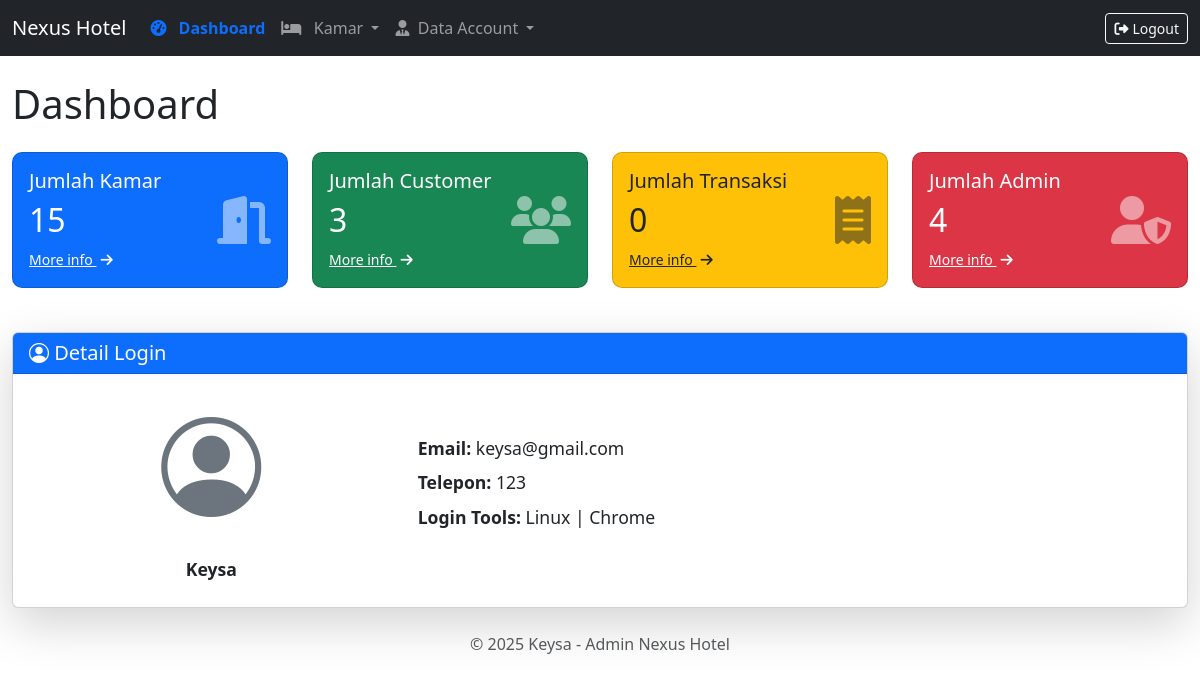
Page /admin/dashboard.php (signed in) on the committed database.
### tables this page shows
CREATE TABLE `cust` (
  `id_cust` int(12) NOT NULL,
  `username` varchar(255) NOT NULL,
  `email` varchar(255) NOT NULL,
  `password` varchar(255) NOT NULL,
  `no_hp` varchar(15) NOT NULL,
  `role` enum('customer','admin') DEFAULT 'customer'
);

### admin/dashboard.php (the view, shortened to what this page needs)
<?php
require_once '../koneksi.php';
$currentPage = 'dashboard';
$email = $_SESSION['email'] ?? '';
if ($email) {
    $stmt = $conn->prepare("SELECT * FROM cust WHERE email = ? AND role = 'admin' LIMIT 1");
    $stmt->bind_param("s", $email);
    $stmt->execute();
    $result = $stmt->get_result();
    $admin_data = $result->fetch_assoc();
}
$stats = [
    'kmr' => $conn->query("SELECT COUNT(*) FROM kmr")->fetch_row()[0],
    'cust' => $conn->query("SELECT COUNT(*) FROM cust WHERE role != 'admin'")->fetch_row()[0],
    'transaksi' => $conn->query("SELECT COUNT(*) FROM transaksi")->fetch_row()[0],
    'admin' => $conn->query("SELECT COUNT(*) FROM cust WHERE role = 'admin'")->fetch_row()[0]
];
?>
<!DOCTYPE html>
<html lang="en">
<head>
    <link href="https://cdn.jsdelivr.net/npm/bootstrap@5.3.0/dist/css/bootstrap.min.css" rel="stylesheet" />
    <link rel="stylesheet" href="https://cdnjs.cloudflare.com/ajax/libs/font-awesome/6.4.0/css/all.min.css" />
    <link rel="stylesheet" href="https://cdn.jsdelivr.net/npm/bootstrap-icons@1.10.5/font/bootstrap-icons.css">
</head>
<body>
    <nav class="navbar navbar-expand-lg navbar-dark bg-dark d-none d-lg-flex">
        <div class="container-fluid">
            <a class="navbar-brand" href="dashboard.php">Nexus Hotel</a>
            <div class="collapse navbar-collapse">
                <ul class="navbar-nav me-auto mb-2 mb-lg-0">
                    <li class="nav-item">
                        <a class="nav-link <?php if ($currentPage == 'dashboard')
                            echo 'active'; ?>" href="dashboard.php">
                            <i class="fas fa-tachometer-alt me-2"></i> Dashboard
                        </a>
                    </li>
                    <li class="nav-item dropdown">
                        <a class="nav-link dropdown-toggle <?php if ($currentPage == 'kamar' || $currentPage == 'tambah')
                            echo 'active'; ?>" data-bs-toggle="dropdown" href="#" role="button" aria-expanded="false">
                            <i class="fas fa-bed"></i> &nbsp; Kamar
                        </a>
                    </li>
                    <li class="nav-item dropdown">
                        <a class="nav-link dropdown-toggle <?php if ($currentPage == 'dtadmin' || $currentPage == 'dtcust')
                            echo 'active'; ?>" data-bs-toggle="dropdown" href="#" role="button" aria-expanded="false">
                            <i class="fas fa-user-tie"></i>&nbsp; Data Account
                        </a>
                    </li>
                </ul>
                <a href="../logout.php" class="btn btn-outline-light btn-sm"><i
                        class="fas fa-sign-out-alt me-1"></i>Logout</a>
            </div>
        </div>
    </nav>
    <main class="main-content py-4">
        <div class="container">
            <h1 class="mb-4">Dashboard</h1>
            <div class="row g-4">
                <div class="col-md-3">
                    <div class="card stat-card bg-primary text-white">
                        <div class="card-body d-flex justify-content-between align-items-center">
                            <div>
                                <h5>Jumlah Kamar</h5>
                                <h2><?= $stats['kmr'] ?></h2>
                                <a href="kamar.php" class="text-white small">More info <i
                                        class="fas fa-arrow-right ms-1"></i></a>
                            </div>
                            <i class="fas fa-door-open fa-3x opacity-50"></i>
                        </div>
                    </div>
                </div>
                <div class="col-md-3">
                    <div class="card stat-card bg-success text-white">
                        <div class="card-body d-flex justify-content-between align-items-center">
                            <div>
                                <h5>Jumlah Customer</h5>
                                <h2><?= $stats['cust'] ?></h2>
                                <a href="dtcust.php" class="text-white small">More info <i
                                        class="fas fa-arrow-right ms-1"></i></a>
                            </div>
                            <i class="fas fa-users fa-3x opacity-50"></i>
                        </div>
                    </div>
                </div>
                <div class="col-md-3">
                    <div class="card stat-card bg-warning text-dark">
                        <div class="card-body d-flex justify-content-between align-items-center">
                            <div>
                                <h5>Jumlah Transaksi</h5>
                                <h2><?= $stats['transaksi'] ?></h2>
                                <a href="#" class="text-dark small">More info <i
                                        class="fas fa-arrow-right ms-1"></i></a>
                            </div>
                            <i class="fas fa-receipt fa-3x opacity-50"></i>
                        </div>
                    </div>
                </div>
                <div class="col-md-3">
                    <div class="card stat-card bg-danger text-white">
                        <div class="card-body d-flex justify-content-between align-items-center">
                            <div>
                                <h5>Jumlah Admin</h5>
                                <h2><?= $stats['admin'] ?></h2>
                                <a href="dtadmin.php" class="text-white small">More info <i
                                        class="fas fa-arrow-right ms-1"></i></a>
                            </div>
                            <i class="fas fa-user-shield fa-3x opacity-50"></i>
                        </div>
                    </div>
                </div>
            </div>
            <div class="card shadow-lg rounded mt-4">
                <div class="card-header bg-primary text-white">
                    <h5 class="mb-0"><i class="bi bi-person-circle"></i> Detail Login</h5>
                </div>
                <div class="card-body row align-items-center">
                    <div class="col-md-4 text-center">
                        <div class="mb-3">
                            <i class="bi bi-person-circle" style="font-size: 100px; color: #6c757d;"></i>
                        </div class="mb-3">
                        <p class="mb-2"><strong><?= htmlspecialchars($admin_data['username']) ?></strong></p>
                    </div>
                    <div class="col-md-8">
                        <div class="mb-3">
                            <p class="mb-2"><strong>Email:</strong> <?= htmlspecialchars($admin_data['email'] ?? '-') ?>
                            </p>
                            <p class="mb-2"><strong>Telepon:</strong>
                                <?= htmlspecialchars($admin_data['no_hp'] ?? '-') ?></p>
                            <p class="mb-2"><strong>Login Tools:</strong> <span id="loginTools">Loading...</span></p>
                        </div>
                    </div>
                </div>
            </div>
            <footer class="mt-4 text-center text-muted">
                <p>&copy; <?= date('Y') ?> <?= htmlspecialchars($admin_data['username']) ?> - Admin Nexus Hotel</p>
            </footer>
        </div>
    </main>
</body>
</html>

### admin/dashboard.php (style rules this page uses)
.stat-card { border-radius: 10px; transition: all 0.3s; margin-bottom: 20px; }
.nav-link.active { font-weight: bold; color: #0d6efd !important; }
@media (min-width: 992px) { .main-content .container { max-width: 1200px; } }
.container { margin-left: auto; }
.card-body p { font-size: 1.1rem; }

### rows in the picture
cust: username "Keysa", email "keysa@gmail.com", no_hp "123"

### other values in the picture
$stats['kmr'] "15"
$stats['cust'] "3"
$stats['transaksi'] "0"
$stats['admin'] "4"
